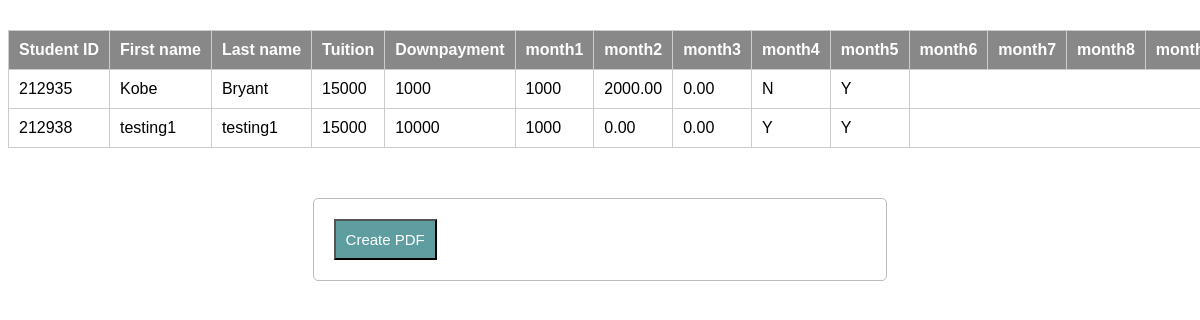
The page /generate2.php on the database its author committed.
### tables this page shows
CREATE TABLE `masterlist` (
  `Student_No` int(15) NOT NULL,
  `Status` varchar(45) DEFAULT NULL,
  `Last_name` varchar(45) DEFAULT NULL,
  `First_name` varchar(45) DEFAULT NULL,
  `Middle_initial` varchar(45) DEFAULT NULL,
  `Nickname` varchar(45) DEFAULT NULL,
  `Gender` varchar(45) DEFAULT NULL,
  `Date_of_birth` varchar(45) DEFAULT NULL,
  `Age` varchar(45) DEFAULT NULL,
  `Street` varchar(45) DEFAULT NULL,
  `Province` varchar(45) DEFAULT NULL,
  `Contact_No` varchar(45) DEFAULT NULL,
  `Fathers_name` varchar(45) DEFAULT NULL,
  `Fathers_contact_No` varchar(45) DEFAULT NULL,
  `Fathers_email` varchar(45) DEFAULT NULL,
  `Mothers_name` varchar(45) DEFAULT NULL,
  `Mothers_contact_No` varchar(45) DEFAULT NULL,
  `Mothers_email` varchar(45) DEFAULT NULL,
  `Guardians_name` varchar(45) DEFAULT NULL,
  `Relationship_with_student` varchar(45) DEFAULT NULL,
  `Guardians_email` varchar(45) DEFAULT NULL,
  `Guardians_contact_No` varchar(45) DEFAULT NULL,
  `Case` varchar(45) DEFAULT NULL,
  `One_on_one` varchar(45) DEFAULT NULL,
  `RR_class` varchar(45) DEFAULT NULL,
  `ABCs_class` varchar(45) DEFAULT NULL,
  `Beginner_class` varchar(45) DEFAULT NULL,
  `Skill_development_class` varchar(45) DEFAULT NULL,
  `Sight_reading_class` varchar(45) DEFAULT NULL,
  `Pre_Voc_class` varchar(45) DEFAULT NULL,
  `Learning_center` varchar(45) DEFAULT NULL,
  `BLC_class` varchar(45) DEFAULT NULL,
  `Kinder_music_class` varchar(45) DEFAULT NULL,
  `Group_class_SSDS` varchar(45) DEFAULT NULL,
  `SpEd_class_SSDS` varchar(45) DEFAULT NULL,
  `Antipolo_ABCs` varchar(45) DEFAULT NULL,
  `Antipolo_elementary` varchar(45) DEFAULT NULL,
  `Antipolo_high_school` varchar(45) DEFAULT NULL,
  `Supervisor_Teacher_in_charge` varchar(45) DEFAULT NULL,
  `Remarks` varchar(45) DEFAULT NULL,
  PRIMARY KEY (`Student_No`)
);

CREATE TABLE `accounts` (
  `student_id` int(11) NOT NULL,
  `first_name` varchar(45) DEFAULT NULL,
  `last_name` varchar(45) DEFAULT NULL,
  `prelim` int(11) DEFAULT NULL,
  `midterm` int(11) DEFAULT NULL,
  `final` int(11) DEFAULT NULL,
  `total_tuition` int(11) DEFAULT '0',
  `downpayment` int(11) DEFAULT '0',
  `month1` int(11) DEFAULT '0',
  `month2` int(11) DEFAULT '0',
  `month3` int(11) DEFAULT '0',
  `month4` int(11) DEFAULT '0',
  `month5` int(11) DEFAULT '0',
  `month6` int(11) DEFAULT '0',
  `month7` int(11) DEFAULT '0',
  `month8` int(11) DEFAULT '0',
  `month9` int(11) DEFAULT '0',
  `balance` decimal(11,2) DEFAULT '0.00',
  `total_payment` decimal(11,2) DEFAULT '0.00',
  `monthly_payment` decimal(11,2) DEFAULT '0.00',
  `late_payer` varchar(45) DEFAULT 'N',
  `late_payment1` int(11) DEFAULT '0',
  `late_payment2` int(11) DEFAULT '0',
  `late_payment3` int(11) DEFAULT '0',
  `late_payment4` int(11) DEFAULT '0',
  `late_payment5` int(11) DEFAULT '0',
  `fully_paid` varchar(45) DEFAULT 'N',
  PRIMARY KEY (`student_id`)
);

### generate2.php (the view, shortened to what this page needs)
<?php
function fetch_data(){
$output = '';
$connect = mysqli_connect("localhost", "root", "ieti19", "birthright_db");
$results = "SELECT * FROM birthright_db.masterlist, birthright_db.login, birthright_db.accounts where verified='1' and tag = '2' and month1 != '0' and Status='Enrolled' and user_id=student_id and user_id=Student_No and student_id=Student_No";
$result = mysqli_query($connect, $results);
	while($row = mysqli_fetch_array($result))
	{
	$net = ($row['total_tuition'] - $row['downpayment'] - $row['month1'] - $row['month2'] - $row['month3'] - $row['month4'] - $row['month5'] - $row['month6'] - $row['month7'] - $row['month8'] - $row['month9']);
	$output .= '
			<tr>
				<td>'.$row["student_id"].'</td>
				<td>'.$row["first_name"].'</td>
				<td>'.$row["last_name"].'</td>
				<td>'.$row["total_tuition"].'</td>
				<td>'.$row["downpayment"].'</td>
				<td>'.$row["month1"].'</td>
				<td>'.$row["balance"].'</td>
				<td>'.$row["monthly_payment"].'</td>
				<td>'.$row["fully_paid"].'</td>
				<td>'.$row["late_payer"].'</td>
			</tr>
	';
}
return $output;
}
?>
<!DOCTYPE html>
<html>
<head>
<link rel="stylesheet" type = "text/css" href = "gradestyle.css">
</head>
<body>
	<table class="table sticky">
		<tr>
			<th>Student&nbspID</th>
			<th>First&nbspname</th>
			<th>Last&nbspname</th>
			<th>Tuition</th>
			<th>Downpayment</th>
			<th>month1</th>
			<th>month2</th>
			<th>month3</th>
			<th>month4</th>
			<th>month5</th>
			<th>month6</th>
			<th>month7</th>
			<th>month8</th>
			<th>month9</th>
		</tr>
		<?php
		echo fetch_data();
		?>
	</table>
<form method="post">
<input type="submit" name="create_pdf" class="btn btn-danger" value="Create PDF"/>
</form>
</body>
</html>

### gradestyle.css (style rules this page uses)
body { font-size: 19px; }
table { width: 50%; margin: 30px auto; border-collapse: collapse; text-align: left; }
tr { border-bottom: 1px solid #cbcbcb }
th, td { border: none; height: 30px; padding: 2px; }
form { width: 45%; margin: 50px auto; text-align: left; padding: 20px; border: 1px solid #bbbbbb; border-radius: 5px; }
.btn { padding: 10px; font-size: 15px; color: white; background: #5F9EA0; border: none: border-radius: 5px; }

### generate2.php (style rules this page uses)
.table { font-family: sans-serif; border-collapse: collapse; font-size: 16px; background-color:white; }
.table th, .table td { padding: 10px; border: 1px solid #cccccc; background-color:white; }
.table th { background: #888888; color: #ffffff; }
.table.sticky th { position: sticky; top: 0; }

### rows shown on the page
masterlist: accounts.student_id "212935", accounts.first_name "Kobe", accounts.last_name "Bryant", accounts.total_tuition "15000", accounts.downpayment "1000", accounts.month1 "1000", accounts.balance "2000.00", accounts.monthly_payment "0.00", accounts.fully_paid "N", accounts.late_payer "Y"
masterlist: accounts.student_id "212938", accounts.first_name "testing1", accounts.last_name "testing1", accounts.total_tuition "15000", accounts.downpayment "10000", accounts.month1 "1000", accounts.balance "0.00", accounts.monthly_payment "0.00", accounts.fully_paid "Y", accounts.late_payer "Y"
